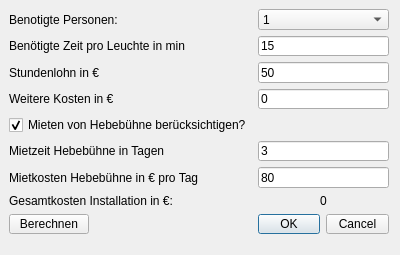
<?xml version="1.0" encoding="UTF-8"?>
<ui version="4.0">
 <class>Dialog</class>
 <widget class="QDialog" name="Dialog">
  <property name="geometry">
   <rect>
    <x>0</x>
    <y>0</y>
    <width>400</width>
    <height>255</height>
   </rect>
  </property>
  <property name="windowTitle">
   <string>Dialog</string>
  </property>
  <widget class="QWidget" name="formLayoutWidget">
   <property name="geometry">
    <rect>
     <x>9</x>
     <y>9</y>
     <width>380</width>
     <height>226</height>
    </rect>
   </property>
   <layout class="QFormLayout" name="formLayout">
    <item row="0" column="0">
     <widget class="QLabel" name="label">
      <property name="text">
       <string>Benotigte Personen:</string>
      </property>
     </widget>
    </item>
    <item row="0" column="1">
     <widget class="QComboBox" name="comboBox">
      <item>
       <property name="text">
        <string>1</string>
       </property>
      </item>
      <item>
       <property name="text">
        <string>2</string>
       </property>
      </item>
      <item>
       <property name="text">
        <string>3</string>
       </property>
      </item>
      <item>
       <property name="text">
        <string>4</string>
       </property>
      </item>
      <item>
       <property name="text">
        <string>5</string>
       </property>
      </item>
      <item>
       <property name="text">
        <string>6</string>
       </property>
      </item>
      <item>
       <property name="text">
        <string>7</string>
       </property>
      </item>
      <item>
       <property name="text">
        <string>8</string>
       </property>
      </item>
      <item>
       <property name="text">
        <string>9</string>
       </property>
      </item>
     </widget>
    </item>
    <item row="1" column="0">
     <widget class="QLabel" name="label_2">
      <property name="text">
       <string>Benötigte Zeit pro Leuchte in min</string>
      </property>
     </widget>
    </item>
    <item row="1" column="1">
     <widget class="QLineEdit" name="lineEdit">
      <property name="text">
       <string>15</string>
      </property>
     </widget>
    </item>
    <item row="2" column="0">
     <widget class="QLabel" name="label_3">
      <property name="text">
       <string>Stundenlohn in €</string>
      </property>
     </widget>
    </item>
    <item row="2" column="1">
     <widget class="QLineEdit" name="lineEdit_2">
      <property name="text">
       <string>50</string>
      </property>
     </widget>
    </item>
    <item row="3" column="0">
     <widget class="QLabel" name="label_6">
      <property name="text">
       <string>Weitere Kosten in €</string>
      </property>
     </widget>
    </item>
    <item row="3" column="1">
     <widget class="QLineEdit" name="lineEdit_5">
      <property name="text">
       <string>0</string>
      </property>
     </widget>
    </item>
    <item row="4" column="0">
     <widget class="QCheckBox" name="checkBox">
      <property name="text">
       <string>Mieten von Hebebühne berücksichtigen?</string>
      </property>
      <property name="checked">
       <bool>true</bool>
      </property>
     </widget>
    </item>
    <item row="4" column="1">
     <spacer name="horizontalSpacer">
      <property name="orientation">
       <enum>Qt::Horizontal</enum>
      </property>
      <property name="sizeHint" stdset="0">
       <size>
        <width>40</width>
        <height>20</height>
       </size>
      </property>
     </spacer>
    </item>
    <item row="5" column="0">
     <widget class="QLabel" name="label_4">
      <property name="enabled">
       <bool>true</bool>
      </property>
      <property name="text">
       <string>Mietzeit Hebebühne in Tagen</string>
      </property>
     </widget>
    </item>
    <item row="5" column="1">
     <widget class="QLineEdit" name="lineEdit_3">
      <property name="enabled">
       <bool>true</bool>
      </property>
      <property name="text">
       <string>3</string>
      </property>
     </widget>
    </item>
    <item row="6" column="0">
     <widget class="QLabel" name="label_5">
      <property name="enabled">
       <bool>true</bool>
      </property>
      <property name="text">
       <string>Mietkosten Hebebühne in € pro Tag</string>
      </property>
     </widget>
    </item>
    <item row="6" column="1">
     <widget class="QLineEdit" name="lineEdit_4">
      <property name="enabled">
       <bool>true</bool>
      </property>
      <property name="text">
       <string>80</string>
      </property>
     </widget>
    </item>
    <item row="8" column="0">
     <widget class="QPushButton" name="pushButton">
      <property name="text">
       <string>Berechnen</string>
      </property>
     </widget>
    </item>
    <item row="8" column="1">
     <widget class="QDialogButtonBox" name="buttonBox">
      <property name="orientation">
       <enum>Qt::Horizontal</enum>
      </property>
      <property name="standardButtons">
       <set>QDialogButtonBox::Cancel|QDialogButtonBox::Ok</set>
      </property>
     </widget>
    </item>
    <item row="7" column="0">
     <widget class="QLabel" name="label_7">
      <property name="styleSheet">
       <string notr="true"/>
      </property>
      <property name="frameShadow">
       <enum>QFrame::Plain</enum>
      </property>
      <property name="text">
       <string>Gesamtkosten Installation in €:</string>
      </property>
     </widget>
    </item>
    <item row="7" column="1">
     <widget class="QLabel" name="label_8">
      <property name="sizeIncrement">
       <size>
        <width>0</width>
        <height>0</height>
       </size>
      </property>
      <property name="text">
       <string>0</string>
      </property>
      <property name="alignment">
       <set>Qt::AlignCenter</set>
      </property>
     </widget>
    </item>
   </layout>
  </widget>
 </widget>
 <resources/>
 <connections>
  <connection>
   <sender>buttonBox</sender>
   <signal>accepted()</signal>
   <receiver>Dialog</receiver>
   <slot>accept()</slot>
   <hints>
    <hint type="sourcelabel">
     <x>248</x>
     <y>254</y>
    </hint>
    <hint type="destinationlabel">
     <x>157</x>
     <y>274</y>
    </hint>
   </hints>
  </connection>
  <connection>
   <sender>buttonBox</sender>
   <signal>rejected()</signal>
   <receiver>Dialog</receiver>
   <slot>reject()</slot>
   <hints>
    <hint type="sourcelabel">
     <x>316</x>
     <y>260</y>
    </hint>
    <hint type="destinationlabel">
     <x>286</x>
     <y>274</y>
    </hint>
   </hints>
  </connection>
 </connections>
</ui>
